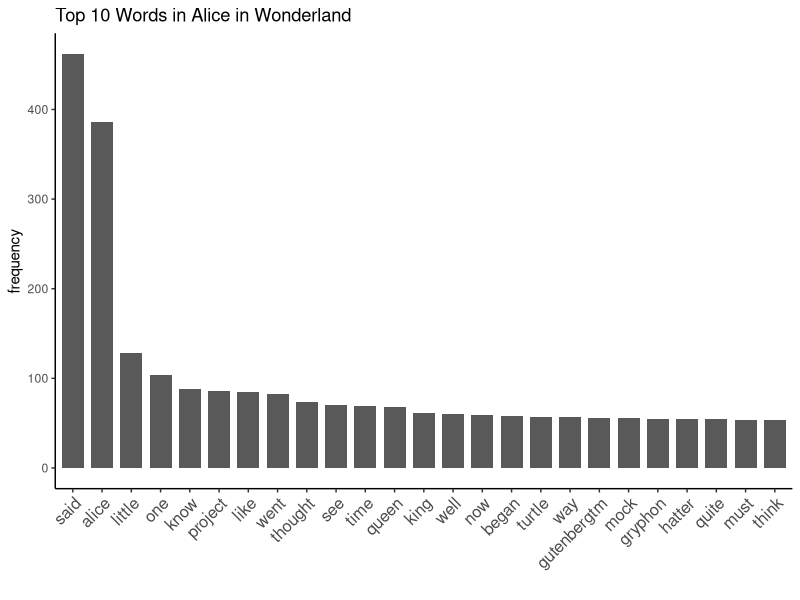

R code for this plot:
## ---- chunk 1
library(ggplot2)
freq=read.csv('AliceinWonderland-freq.csv')
names(freq)[1]<-paste("word")
names(freq)[2]<-paste("frequency")
## ---- chunk 2
ggplot(data=freq[1:25,],aes(x=reorder(word,-frequency),y=frequency))+
    geom_bar(stat="identity",width=0.75)+
    theme_classic()+
    theme(axis.text.x = element_text(angle=45, hjust=1,size=12))+
    labs(title="Top 10 Words in Alice in Wonderland",x="",y="frequency")
